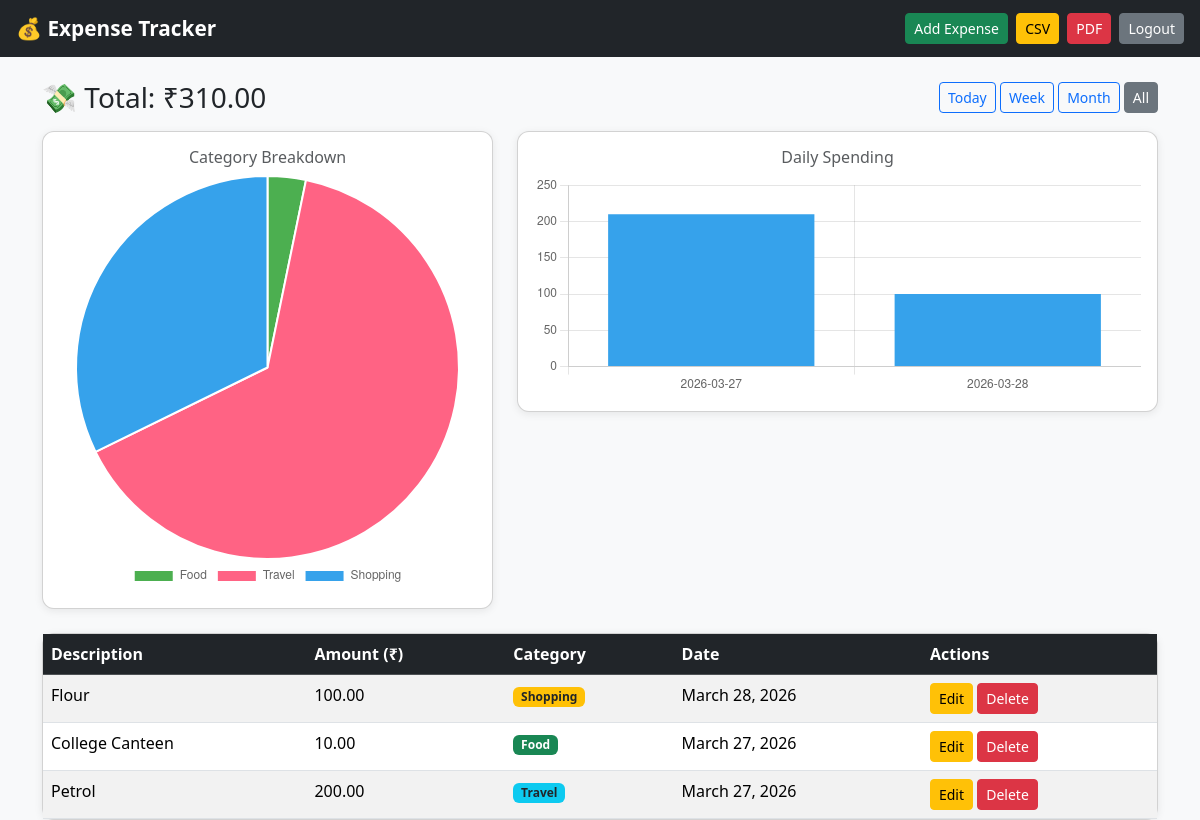
The app's page / (signed in) with its own data.
### expenses/models.py (models this page shows, shortened)
class Expense(models.Model):
    user = models.ForeignKey(User, on_delete=models.CASCADE)
    description = models.CharField(max_length=255)
    amount = models.DecimalField(max_digits=10, decimal_places=2)
    category = models.CharField(max_length=50, choices=CATEGORY_CHOICES, default='Other')
    date = models.DateField()

### expenses/views.py (the view)
# urls.py: path('', views.dashboard, name='dashboard'),
@login_required
def dashboard(request):
    expenses = Expense.objects.filter(user=request.user)
    filter_type = request.GET.get('filter', '')
    today = date.today()
    if filter_type == 'today':
        expenses = expenses.filter(date=today)
    elif filter_type == 'week':
        expenses = expenses.filter(date__gte=today - timedelta(days=7))
    elif filter_type == 'month':
        expenses = expenses.filter(date__gte=today - timedelta(days=30))
    total = sum(e.amount for e in expenses)
    cat_totals = defaultdict(float)
    for e in expenses:
        cat_totals[e.category] += float(e.amount)
    date_totals = defaultdict(float)
    for e in expenses:
        date_totals[str(e.date)] += float(e.amount)
    return render(request, 'dashboard.html', {
        'expenses': expenses.order_by('-date'),
        'total': total,
        'filter': filter_type,
        'cat_labels': list(cat_totals.keys()),
        'cat_values': list(cat_totals.values()),
        'date_labels': list(date_totals.keys()),
        'date_values': list(date_totals.values()),
    })

### expenses/templates/dashboard.html
{% extends 'base.html' %}
{% block content %}
<div class="d-flex justify-content-between align-items-center mb-3">
  <h3 class="mb-0">💸 Total: ₹{{ total }}</h3>
  <div>
    <a href="/?filter=today" class="btn btn-sm {% if filter == 'today' %}btn-primary{% else %}btn-outline-primary{% endif %}">Today</a>
    <a href="/?filter=week"  class="btn btn-sm {% if filter == 'week'  %}btn-primary{% else %}btn-outline-primary{% endif %}">Week</a>
    <a href="/?filter=month" class="btn btn-sm {% if filter == 'month' %}btn-primary{% else %}btn-outline-primary{% endif %}">Month</a>
    <a href="/"              class="btn btn-sm {% if filter == ''      %}btn-secondary{% else %}btn-outline-secondary{% endif %}">All</a>
  </div>
</div>
{% if expenses %}
<div class="row mb-4">
  <div class="col-md-5">
    <div class="card p-3">
      <h6 class="text-center text-muted mb-2">Category Breakdown</h6>
      <canvas id="pieChart" height="220"></canvas>
    </div>
  </div>
  <div class="col-md-7">
    <div class="card p-3">
      <h6 class="text-center text-muted mb-2">Daily Spending</h6>
      <canvas id="barChart" height="220"></canvas>
    </div>
  </div>
</div>
<div class="card">
  <div class="card-body p-0">
    <table class="table table-striped table-hover mb-0">
      <thead class="table-dark">
        <tr>
          <th>Description</th>
          <th>Amount (₹)</th>
          <th>Category</th>
          <th>Date</th>
          <th>Actions</th>
        </tr>
      </thead>
      <tbody>
        {% for expense in expenses %}
        <tr>
          <td>{{ expense.description }}</td>
          <td>{{ expense.amount }}</td>
          <td>
            {% if expense.category == 'Food' %}<span class="badge bg-success">Food</span>
            {% elif expense.category == 'Travel' %}<span class="badge bg-info text-dark">Travel</span>
            {% elif expense.category == 'Shopping' %}<span class="badge bg-warning text-dark">Shopping</span>
            {% elif expense.category == 'Bills' %}<span class="badge bg-danger">Bills</span>
            {% else %}<span class="badge bg-secondary">Other</span>{% endif %}
          </td>
          <td>{{ expense.date }}</td>
          <td>
            <a href="/edit/{{ expense.pk }}/" class="btn btn-warning btn-sm">Edit</a>
            <a href="/delete/{{ expense.pk }}/" class="btn btn-danger btn-sm" onclick="return confirm('Delete this expense?')">Delete</a>
          </td>
        </tr>
        {% endfor %}
      </tbody>
    </table>
  </div>
</div>
<script>
  const catLabels = {{ cat_labels|safe }};
  const catValues = {{ cat_values|safe }};
  const dateLabels = {{ date_labels|safe }};
  const dateValues = {{ date_values|safe }};
  const COLORS = ['#4CAF50','#FF6384','#36A2EB','#FFCE56','#9C27B0','#FF5722'];
  new Chart(document.getElementById('pieChart'), {
    type: 'pie',
    data: {
      labels: catLabels,
      datasets: [{ data: catValues, backgroundColor: COLORS }]
    },
    options: { plugins: { legend: { position: 'bottom' } } }
  });
  new Chart(document.getElementById('barChart'), {
    type: 'bar',
    data: {
      labels: dateLabels,
      datasets: [{
        label: 'Amount (₹)',
        data: dateValues,
        backgroundColor: '#36A2EB'
      }]
    },
    options: {
      scales: { y: { beginAtZero: true } },
      plugins: { legend: { display: false } }
    }
  });
</script>
{% else %}
<div class="text-center py-5">
  <h5 class="text-muted">No expenses found for this period.</h5>
  <a href="/add/" class="btn btn-success mt-2">+ Add your first expense</a>
</div>
{% endif %}
{% endblock %}

### expenses/templates/base.html (shortened to what this page needs)
<!DOCTYPE html>
<html>
<head>
  <link href="https://cdn.jsdelivr.net/npm/bootstrap@5.3.2/dist/css/bootstrap.min.css" rel="stylesheet">
</head>
<body class="bg-light">
<nav class="navbar navbar-dark bg-dark px-3">
  <a class="navbar-brand" href="/">💰 Expense Tracker</a>
  {% if user.is_authenticated %}
  <div>
    <a class="btn btn-success btn-sm me-1" href="/add/">Add Expense</a>
    <a class="btn btn-warning btn-sm me-1" href="/export/csv/">CSV</a>
    <a class="btn btn-danger btn-sm me-1" href="/export/pdf/">PDF</a>
    <a class="btn btn-secondary btn-sm" href="/logout/">Logout</a>
  </div>
  {% endif %}
</nav>
<div class="container mt-4">
  {% block content %}{% endblock %}
</div>
</body>
</html>

### expenses/templates/base.html (style rules this page uses)
body { background: #f8f9fa; }
.navbar-brand { font-weight: bold; font-size: 1.3rem; }
.card { border-radius: 12px; box-shadow: 0 2px 8px rgba(0,0,0,0.08); }

### records on screen
Expense: description "Flour", amount "100.00", category "Shopping", date "March 28, 2026"
Expense: description "College Canteen", amount "10.00", category "Food", date "March 27, 2026"
Expense: description "Petrol", amount "200.00", category "Travel", date "March 27, 2026"

### other values on screen
{{ total }} "310.00"
chart data {{ cat_labels|safe }} ['Food', 'Travel', 'Shopping']
chart data {{ cat_values|safe }} [10.0, 200.0, 100.0]
chart data {{ date_labels|safe }} ['2026-03-27', '2026-03-28']
chart data {{ date_values|safe }} [210.0, 100.0]
